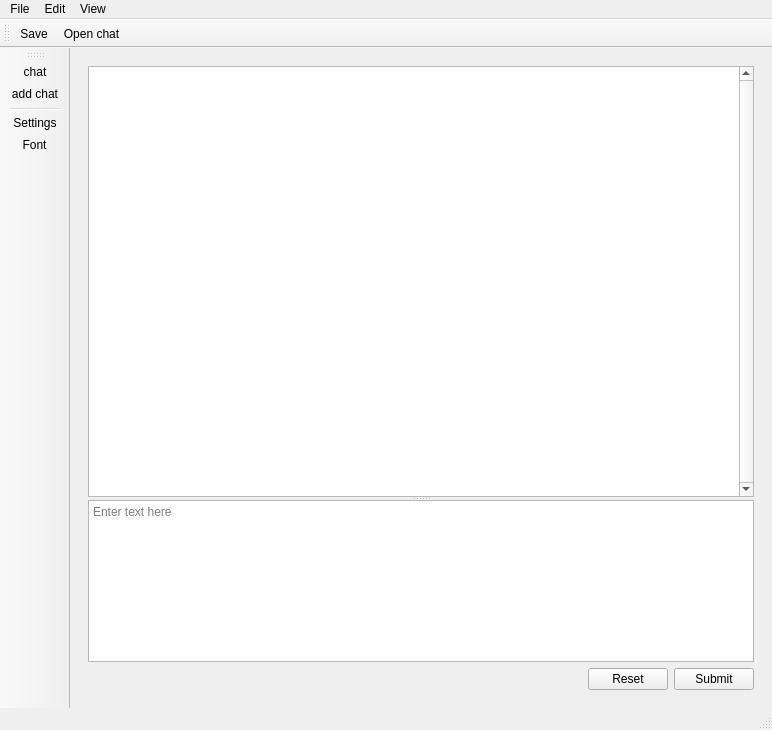
<?xml version="1.0" encoding="UTF-8"?>
<ui version="4.0">
 <class>MainWindow</class>
 <widget class="QMainWindow" name="MainWindow">
  <property name="enabled">
   <bool>true</bool>
  </property>
  <property name="geometry">
   <rect>
    <x>0</x>
    <y>0</y>
    <width>772</width>
    <height>730</height>
   </rect>
  </property>
  <property name="windowTitle">
   <string>MainWindow</string>
  </property>
  <property name="windowIcon">
   <iconset resource="Mainwindow.qrc">
    <normaloff>:/Icons/Resources/artificial-intelligence-48.png</normaloff>:/Icons/Resources/artificial-intelligence-48.png</iconset>
  </property>
  <property name="toolButtonStyle">
   <enum>Qt::ToolButtonIconOnly</enum>
  </property>
  <property name="documentMode">
   <bool>false</bool>
  </property>
  <property name="dockOptions">
   <set>QMainWindow::AllowTabbedDocks|QMainWindow::AnimatedDocks</set>
  </property>
  <widget class="QWidget" name="centralwidget">
   <layout class="QGridLayout" name="gridLayout">
    <item row="0" column="0">
     <widget class="QStackedWidget" name="stackedWidget">
      <property name="font">
       <font>
        <family>Segoe UI</family>
        <pointsize>9</pointsize>
       </font>
      </property>
      <property name="styleSheet">
       <string notr="true"/>
      </property>
      <property name="currentIndex">
       <number>0</number>
      </property>
      <widget class="QWidget" name="page">
       <layout class="QGridLayout" name="gridLayout_2">
        <item row="1" column="1">
         <widget class="QPushButton" name="pushButton_2">
          <property name="text">
           <string>Reset</string>
          </property>
         </widget>
        </item>
        <item row="0" column="0" colspan="3">
         <widget class="QSplitter" name="splitter">
          <property name="orientation">
           <enum>Qt::Vertical</enum>
          </property>
          <property name="handleWidth">
           <number>3</number>
          </property>
          <widget class="QTextEdit" name="Ouput">
           <property name="focusPolicy">
            <enum>Qt::ClickFocus</enum>
           </property>
           <property name="verticalScrollBarPolicy">
            <enum>Qt::ScrollBarAlwaysOn</enum>
           </property>
           <property name="horizontalScrollBarPolicy">
            <enum>Qt::ScrollBarAsNeeded</enum>
           </property>
           <property name="readOnly">
            <bool>true</bool>
           </property>
          </widget>
          <widget class="QTextEdit" name="Input">
           <property name="sizePolicy">
            <sizepolicy hsizetype="Preferred" vsizetype="Preferred">
             <horstretch>0</horstretch>
             <verstretch>0</verstretch>
            </sizepolicy>
           </property>
           <property name="sizeAdjustPolicy">
            <enum>QAbstractScrollArea::AdjustToContents</enum>
           </property>
           <property name="autoFormatting">
            <set>QTextEdit::AutoNone</set>
           </property>
           <property name="readOnly">
            <bool>false</bool>
           </property>
           <property name="placeholderText">
            <string>Enter text here</string>
           </property>
          </widget>
         </widget>
        </item>
        <item row="1" column="0">
         <spacer name="horizontalSpacer">
          <property name="orientation">
           <enum>Qt::Horizontal</enum>
          </property>
          <property name="sizeType">
           <enum>QSizePolicy::Expanding</enum>
          </property>
          <property name="sizeHint" stdset="0">
           <size>
            <width>40</width>
            <height>20</height>
           </size>
          </property>
         </spacer>
        </item>
        <item row="1" column="2">
         <widget class="QPushButton" name="pushButton">
          <property name="text">
           <string>Submit</string>
          </property>
         </widget>
        </item>
       </layout>
      </widget>
      <widget class="QWidget" name="page_2">
       <layout class="QGridLayout" name="gridLayout_3">
        <item row="0" column="0">
         <widget class="QTabWidget" name="tabWidget">
          <property name="layoutDirection">
           <enum>Qt::LeftToRight</enum>
          </property>
          <property name="tabPosition">
           <enum>QTabWidget::North</enum>
          </property>
          <property name="tabShape">
           <enum>QTabWidget::Rounded</enum>
          </property>
          <property name="currentIndex">
           <number>0</number>
          </property>
          <property name="elideMode">
           <enum>Qt::ElideNone</enum>
          </property>
          <widget class="QWidget" name="tab">
           <attribute name="title">
            <string>GPT Options</string>
           </attribute>
           <layout class="QVBoxLayout" name="verticalLayout">
            <item>
             <widget class="QLabel" name="label">
              <property name="sizePolicy">
               <sizepolicy hsizetype="Fixed" vsizetype="Fixed">
                <horstretch>0</horstretch>
                <verstretch>0</verstretch>
               </sizepolicy>
              </property>
              <property name="font">
               <font>
                <family>Segoe UI</family>
                <pointsize>14</pointsize>
               </font>
              </property>
              <property name="styleSheet">
               <string notr="true"/>
              </property>
              <property name="text">
               <string>Model:</string>
              </property>
             </widget>
            </item>
            <item>
             <widget class="QComboBox" name="comboBox">
              <property name="font">
               <font>
                <family>Segoe UI</family>
                <pointsize>12</pointsize>
               </font>
              </property>
              <item>
               <property name="text">
                <string>ChatGPT 3.5</string>
               </property>
              </item>
              <item>
               <property name="text">
                <string>ChatGPT 3.5 16k</string>
               </property>
              </item>
              <item>
               <property name="text">
                <string>ChatGPT 4</string>
               </property>
              </item>
              <item>
               <property name="text">
                <string>ChatGPT 4 32k</string>
               </property>
              </item>
             </widget>
            </item>
            <item>
             <widget class="QLabel" name="label_2">
              <property name="sizePolicy">
               <sizepolicy hsizetype="Fixed" vsizetype="Fixed">
                <horstretch>0</horstretch>
                <verstretch>0</verstretch>
               </sizepolicy>
              </property>
              <property name="font">
               <font>
                <family>Segoe UI</family>
                <pointsize>14</pointsize>
               </font>
              </property>
              <property name="styleSheet">
               <string notr="true"/>
              </property>
              <property name="text">
               <string>Temperature:</string>
              </property>
             </widget>
            </item>
            <item>
             <widget class="QSlider" name="horizontalSlider">
              <property name="sizePolicy">
               <sizepolicy hsizetype="MinimumExpanding" vsizetype="Fixed">
                <horstretch>0</horstretch>
                <verstretch>0</verstretch>
               </sizepolicy>
              </property>
              <property name="minimum">
               <number>1</number>
              </property>
              <property name="maximum">
               <number>20</number>
              </property>
              <property name="value">
               <number>5</number>
              </property>
              <property name="sliderPosition">
               <number>5</number>
              </property>
              <property name="orientation">
               <enum>Qt::Horizontal</enum>
              </property>
              <property name="invertedAppearance">
               <bool>false</bool>
              </property>
              <property name="invertedControls">
               <bool>false</bool>
              </property>
              <property name="tickPosition">
               <enum>QSlider::TicksAbove</enum>
              </property>
              <property name="tickInterval">
               <number>1</number>
              </property>
             </widget>
            </item>
           </layout>
          </widget>
          <widget class="QWidget" name="tab_2">
           <attribute name="title">
            <string>App settings</string>
           </attribute>
          </widget>
         </widget>
        </item>
       </layout>
      </widget>
     </widget>
    </item>
   </layout>
  </widget>
  <widget class="QMenuBar" name="menubar">
   <property name="geometry">
    <rect>
     <x>0</x>
     <y>0</y>
     <width>772</width>
     <height>22</height>
    </rect>
   </property>
   <widget class="QMenu" name="menuChat">
    <property name="title">
     <string>File</string>
    </property>
    <addaction name="actionLoad_ffile"/>
    <addaction name="actionSave_file"/>
    <addaction name="separator"/>
   </widget>
   <widget class="QMenu" name="menuEdit">
    <property name="title">
     <string>Edit</string>
    </property>
   </widget>
   <widget class="QMenu" name="menuView">
    <property name="title">
     <string>View</string>
    </property>
    <addaction name="actionFullscreen"/>
    <addaction name="actionReset_View"/>
   </widget>
   <addaction name="menuChat"/>
   <addaction name="menuEdit"/>
   <addaction name="menuView"/>
  </widget>
  <widget class="QStatusBar" name="statusbar"/>
  <widget class="QToolBar" name="toolBar">
   <property name="windowTitle">
    <string>toolBar</string>
   </property>
   <property name="allowedAreas">
    <set>Qt::AllToolBarAreas</set>
   </property>
   <property name="orientation">
    <enum>Qt::Horizontal</enum>
   </property>
   <property name="iconSize">
    <size>
     <width>24</width>
     <height>24</height>
    </size>
   </property>
   <attribute name="toolBarArea">
    <enum>TopToolBarArea</enum>
   </attribute>
   <attribute name="toolBarBreak">
    <bool>false</bool>
   </attribute>
   <addaction name="actionSave"/>
   <addaction name="actionOpen_chat"/>
  </widget>
  <widget class="QToolBar" name="toolBar_2">
   <property name="sizePolicy">
    <sizepolicy hsizetype="Fixed" vsizetype="Preferred">
     <horstretch>0</horstretch>
     <verstretch>0</verstretch>
    </sizepolicy>
   </property>
   <property name="minimumSize">
    <size>
     <width>0</width>
     <height>0</height>
    </size>
   </property>
   <property name="windowTitle">
    <string>toolBar_2</string>
   </property>
   <attribute name="toolBarArea">
    <enum>LeftToolBarArea</enum>
   </attribute>
   <attribute name="toolBarBreak">
    <bool>false</bool>
   </attribute>
   <addaction name="actionchat"/>
   <addaction name="actionadd_chat"/>
   <addaction name="separator"/>
   <addaction name="actionSettings"/>
   <addaction name="actionFont"/>
  </widget>
  <action name="actionSettings">
   <property name="icon">
    <iconset resource="Mainwindow.qrc">
     <normaloff>:/Icons/Resources/settings_FILL_24.svg</normaloff>:/Icons/Resources/settings_FILL_24.svg</iconset>
   </property>
   <property name="text">
    <string>Settings</string>
   </property>
   <property name="toolTip">
    <string>change app settings</string>
   </property>
   <property name="menuRole">
    <enum>QAction::NoRole</enum>
   </property>
  </action>
  <action name="actionchat">
   <property name="icon">
    <iconset resource="Mainwindow.qrc">
     <normaloff>:/Icons/Resources/chat_FILL1_24.svg</normaloff>:/Icons/Resources/chat_FILL1_24.svg</iconset>
   </property>
   <property name="text">
    <string>chat</string>
   </property>
   <property name="toolTip">
    <string>current chat</string>
   </property>
   <property name="menuRole">
    <enum>QAction::NoRole</enum>
   </property>
  </action>
  <action name="actionadd_chat">
   <property name="icon">
    <iconset resource="Mainwindow.qrc">
     <normaloff>:/Icons/Resources/chat_add_on_FILL1_24.svg</normaloff>:/Icons/Resources/chat_add_on_FILL1_24.svg</iconset>
   </property>
   <property name="text">
    <string>add chat</string>
   </property>
   <property name="toolTip">
    <string>add a new chat</string>
   </property>
   <property name="menuRole">
    <enum>QAction::NoRole</enum>
   </property>
  </action>
  <action name="actionOpen_chat">
   <property name="icon">
    <iconset resource="Mainwindow.qrc">
     <normaloff>:/Icons/Resources/folder_open_FILL14.svg</normaloff>:/Icons/Resources/folder_open_FILL14.svg</iconset>
   </property>
   <property name="text">
    <string>Open chat</string>
   </property>
   <property name="toolTip">
    <string>Open a previous chat</string>
   </property>
   <property name="menuRole">
    <enum>QAction::NoRole</enum>
   </property>
  </action>
  <action name="actionSave">
   <property name="icon">
    <iconset resource="Mainwindow.qrc">
     <normaloff>:/Icons/Resources/save_FILL1_24.svg</normaloff>:/Icons/Resources/save_FILL1_24.svg</iconset>
   </property>
   <property name="text">
    <string>Save</string>
   </property>
   <property name="toolTip">
    <string>save current chat</string>
   </property>
   <property name="menuRole">
    <enum>QAction::NoRole</enum>
   </property>
  </action>
  <action name="actionFont">
   <property name="icon">
    <iconset resource="Mainwindow.qrc">
     <normaloff>:/Icons/Resources/font_download_FILL1_24.svg</normaloff>:/Icons/Resources/font_download_FILL1_24.svg</iconset>
   </property>
   <property name="text">
    <string>Font</string>
   </property>
   <property name="toolTip">
    <string>Change font</string>
   </property>
   <property name="menuRole">
    <enum>QAction::NoRole</enum>
   </property>
  </action>
  <action name="actionReset_View">
   <property name="text">
    <string>Reset View</string>
   </property>
  </action>
  <action name="actionFullscreen">
   <property name="text">
    <string>Fullscreen</string>
   </property>
  </action>
  <action name="actionLoad_ffile">
   <property name="text">
    <string>Load conversation</string>
   </property>
  </action>
  <action name="actionSave_file">
   <property name="text">
    <string>Save conversation</string>
   </property>
  </action>
 </widget>
 <resources>
  <include location="Mainwindow.qrc"/>
 </resources>
 <connections/>
</ui>
